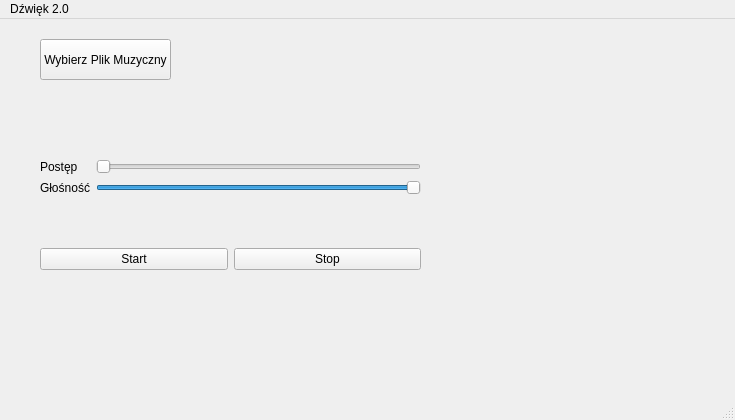
<?xml version="1.0" encoding="UTF-8"?>
<ui version="4.0">
 <class>MainWindow</class>
 <widget class="QMainWindow" name="MainWindow">
  <property name="geometry">
   <rect>
    <x>0</x>
    <y>0</y>
    <width>735</width>
    <height>420</height>
   </rect>
  </property>
  <property name="windowTitle">
   <string>MainWindow</string>
  </property>
  <widget class="QWidget" name="centralwidget">
   <widget class="QPushButton" name="pushButton">
    <property name="geometry">
     <rect>
      <x>40</x>
      <y>20</y>
      <width>131</width>
      <height>41</height>
     </rect>
    </property>
    <property name="text">
     <string>Wybierz Plik Muzyczny</string>
    </property>
   </widget>
   <widget class="QWidget" name="layoutWidget">
    <property name="geometry">
     <rect>
      <x>40</x>
      <y>140</y>
      <width>381</width>
      <height>111</height>
     </rect>
    </property>
    <layout class="QVBoxLayout" name="verticalLayout">
     <item>
      <layout class="QFormLayout" name="formLayout">
       <item row="0" column="0">
        <widget class="QLabel" name="label_2">
         <property name="text">
          <string>Postęp</string>
         </property>
        </widget>
       </item>
       <item row="0" column="1">
        <widget class="QSlider" name="horizontalSlider_Progress">
         <property name="orientation">
          <enum>Qt::Horizontal</enum>
         </property>
        </widget>
       </item>
       <item row="1" column="0">
        <widget class="QLabel" name="label">
         <property name="text">
          <string>Głośność</string>
         </property>
        </widget>
       </item>
       <item row="1" column="1">
        <widget class="QSlider" name="horizontalSlider_Volume">
         <property name="maximum">
          <number>100</number>
         </property>
         <property name="value">
          <number>100</number>
         </property>
         <property name="orientation">
          <enum>Qt::Horizontal</enum>
         </property>
        </widget>
       </item>
      </layout>
     </item>
     <item>
      <layout class="QHBoxLayout" name="horizontalLayout">
       <item>
        <widget class="QPushButton" name="pushButton_2">
         <property name="text">
          <string>Start</string>
         </property>
        </widget>
       </item>
       <item>
        <widget class="QPushButton" name="pushButton_3">
         <property name="text">
          <string>Stop</string>
         </property>
        </widget>
       </item>
      </layout>
     </item>
    </layout>
   </widget>
  </widget>
  <widget class="QStatusBar" name="statusbar"/>
  <widget class="QMenuBar" name="menuBar">
   <property name="geometry">
    <rect>
     <x>0</x>
     <y>0</y>
     <width>735</width>
     <height>20</height>
    </rect>
   </property>
   <widget class="QMenu" name="menuD_wi_k_2_0">
    <property name="title">
     <string>Dźwięk 2.0</string>
    </property>
   </widget>
   <addaction name="menuD_wi_k_2_0"/>
  </widget>
 </widget>
 <resources/>
 <connections/>
</ui>
